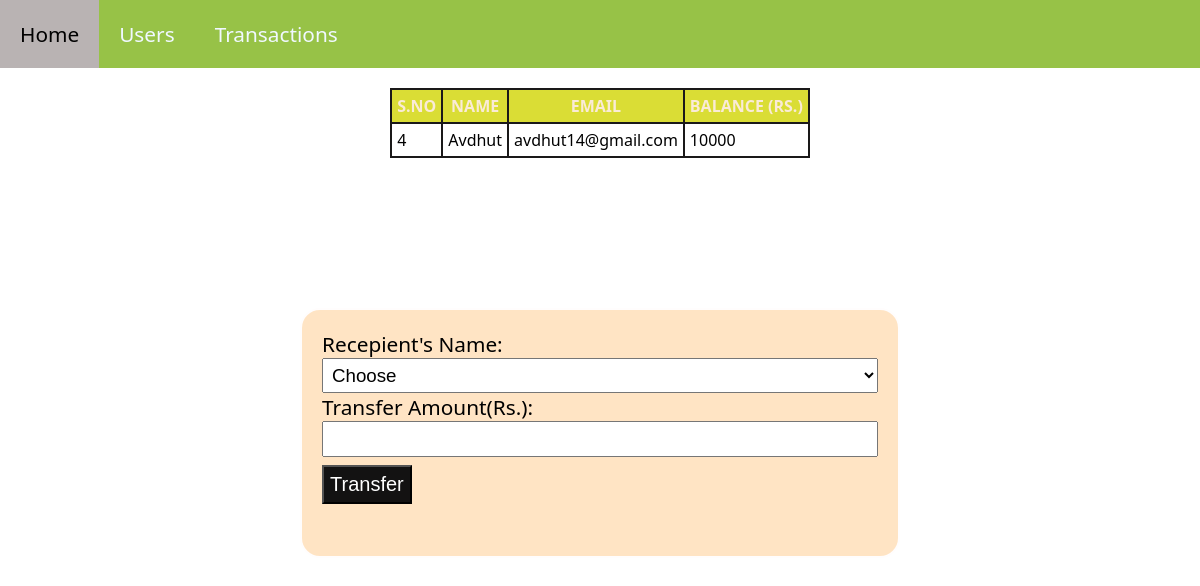
The app's page /transfer.php?id=4 with its own data.
### tables this page shows
CREATE TABLE `users` (
  `id` int(3) NOT NULL,
  `name` text NOT NULL,
  `email` varchar(30) NOT NULL,
  `balance` int(8) NOT NULL
);

### transfer.php (the view, shortened to what this page needs)
<?php include'navbar.php';
?>
<?php
  include 'config.php';
  ?>
  <!DOCTYPE html>
<html>
<head>
    <link rel="stylesheet" href="index.css" />
  </head>
<body>
    <?php
    $sid=$_GET['id'];
    $sql="SELECT * FROM users WHERE id='$sid'";
    $result=$conn->query($sql);
    $row=mysqli_fetch_assoc($result);
     ?>
<table>
    <tr>
        <th>S.NO</th>
        <th>NAME</th>
        <th>EMAIL</th>
        <th>BALANCE (RS.)</th>
    <tr>
    <tr>
        <td><?php echo $row['id'];?></td>
        <td><?php echo $row['name'];?></td>
        <td><?php echo $row['email'];?></td>
        <td><?php echo $row['balance'];?></td>
    </tr>
    </table>
<div class="form">
    <form method="post">
        Recepient's Name:
        <br>
        <select id="user" name="user">
            <option value="" selected disabled>Choose</option>
        </select>
        <br>
        Transfer Amount(Rs.):
        <br>
        <input type="text" name="amount" required>
        <br>
        <input type="submit"  name="submit" value="Transfer">
    </form>
</div>
</body>
</html>

### index.css (style rules this page uses)
* { margin: 0; padding: 0; box-sizing: border-box; }
html { font-size: 1.3rem; font-family: "Segoe UI", Tahoma, Geneva, Verdana, sans-serif; }
table, th, td { border: 2px solid rgb(26, 25, 25); border-collapse: collapse; }
th, td { padding: 5px; }
table { margin: 20px auto; }
tr:nth-child(even) { background-color: rgb(197, 194, 194); }
th { background-color: rgb(218, 221, 53); color: antiquewhite; }
.form { border: 2px solid rgb(255, 253, 253); border-radius: 20px; width: 50%; height: 250px; margin: 150px auto; padding: 20px; background-color: bisque; }
.form input[type="text"], select { width: 100%; padding: 5px; font-size: 0.9rem; }
.form input[type="submit"] { text-align: center; font-size: 20px; font-weight: 400; background-color: rgb(19, 18, 18); color: white; margin: 8px auto; cursor: pointer; padding: 6px; }

### transfer.php (style rules this page uses)
body { background-image:url('Img/transfer.jpg'); background-size:cover; }

### records on screen
users: id "4", name "Avdhut", email "avdhut14@gmail.com", balance "10000"
